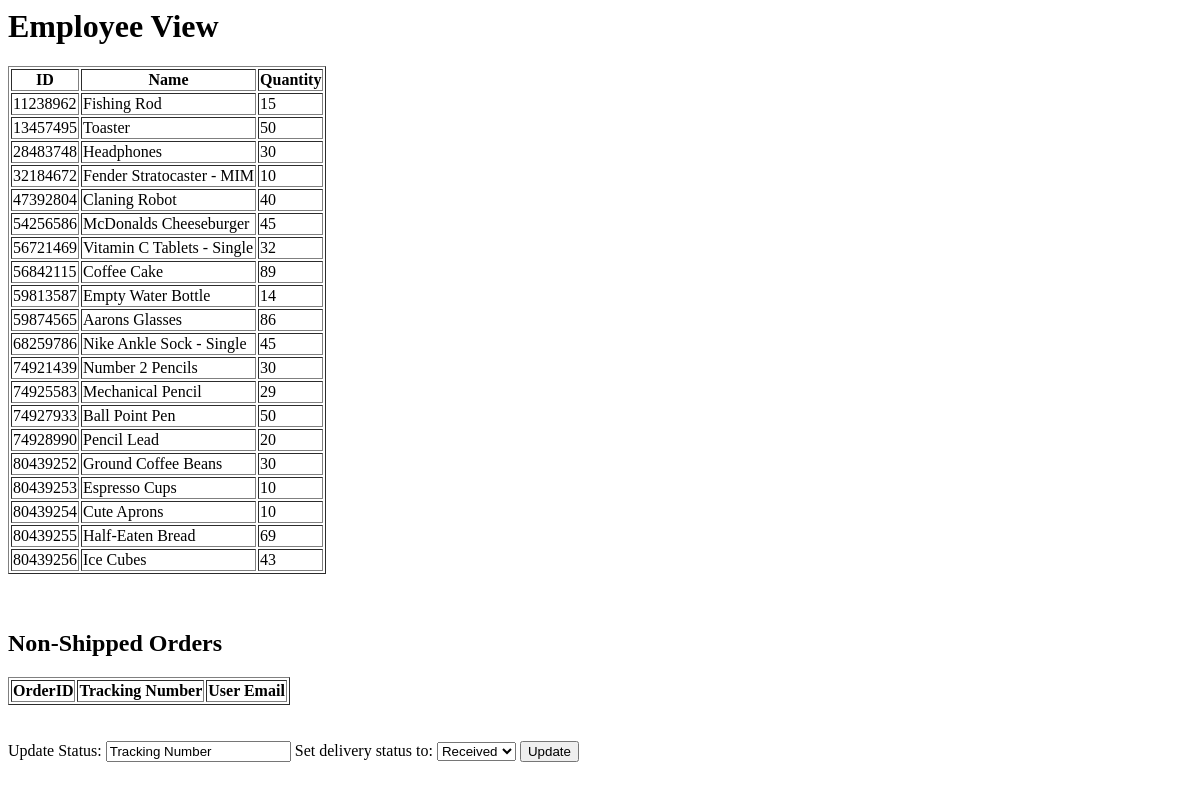
The page /employee.php on the database as committed earlier.
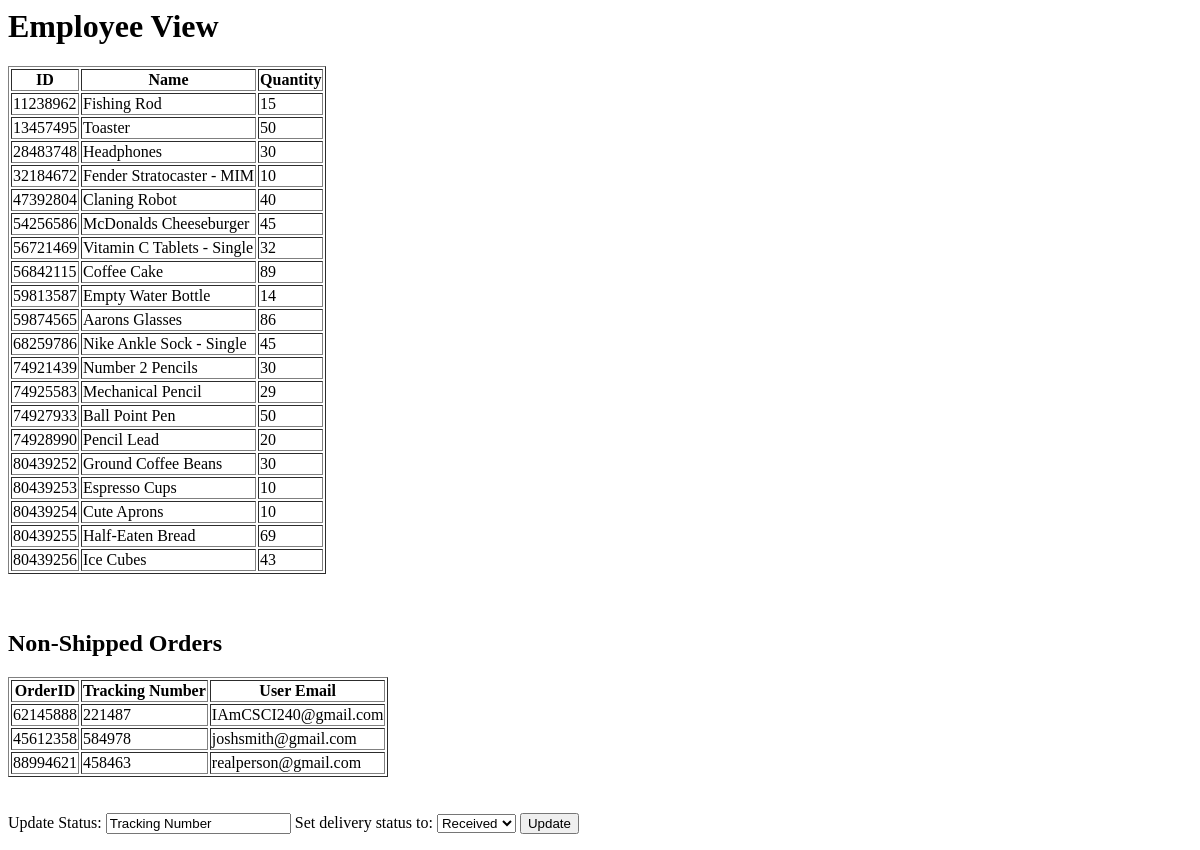
The same page on the database as committed later.
### tables this page shows
CREATE TABLE Product (
	ProductID CHAR(8) PRIMARY KEY,
	Quantity INT NOT NULL,
	Name VARCHAR(30) NOT NULL,
	Description VARCHAR(500),
	Price DECIMAL(4,2) NOT NULL
);

CREATE TABLE PlacedOrder (
	Email VARCHAR(40),
	OrderID CHAR(8),
	TrackingNo CHAR(6),
	Status VARCHAR(20),
	FOREIGN KEY (Email) REFERENCES User(Email),
	FOREIGN KEY (OrderID) REFERENCES Orders(OrderID),
	PRIMARY KEY (Email, OrderID)
);

### employee.php (the view, shortened to what this page needs)
<html>
<body>
  <h1>Employee View</h1>
  <?php
  $dsn = "mysql:host=courses;dbname=z1968549";
  try {
    $pdo = new PDO($dsn, "z1968549", "2004Jul30");
  } catch (PDOexception $e) {
      echo "Connection to database failed: " . $e->getMessage();
  }
    $sql = "SELECT ProductID, Name, Quantity FROM Product;";
    $result = $pdo->query($sql);
  ?>
  <table border = 1>
    <tr>
      <th>ID</th>
      <th>Name</th>
      <th>Quantity</th>
    </tr>
    <?php
      while($row = $result->fetch())
      {
        echo "<tr>";
        echo "<td>{$row['ProductID']}</td>";
        echo "<td>{$row['Name']}</td>";
        echo "<td>{$row['Quantity']}</td>";
        echo "</tr>";
      }
    ?>
  </table><br><br>
  <h2>Non-Shipped Orders</h2>
  <?php
    $sql = "SELECT OrderID, TrackingNo, Email FROM PlacedOrder WHERE Status = 'Received'";
    $result = $pdo->query($sql);
  ?>
  <table border = 1>
    <tr>
      <th>OrderID</th>
      <th>Tracking Number</th>
      <th>User Email</th>
    </tr>
    <?php
      while($row = $result->fetch())
      {
        echo "<tr>";
        echo "<td>{$row['OrderID']}</td>";
        echo "<td>{$row['TrackingNo']}</td>";
        echo "<td>{$row['Email']}</td>";
        echo "</tr>";
      }
    ?>
  </table><br><br>
  <form method ="POST">
    <label for="TrackingNo">Update Status:</label>
      <input type="text" value="Tracking Number" name="TrackingNo"> Set delivery status to:
      <select name="status" id="status">
        <option value="Received">Received</option>
      </select>
    <input type="submit" value="Update">
  </form>
</body>
</html>

Rows that differ between the two databases and show on the page:
added placedorder: OrderID "62145888", TrackingNo "221487", Email "IAmCSCI240@gmail.com"
added placedorder: OrderID "45612358", TrackingNo "584978", Email "joshsmith@gmail.com"
added placedorder: OrderID "88994621", TrackingNo "458463", Email "realperson@gmail.com"
